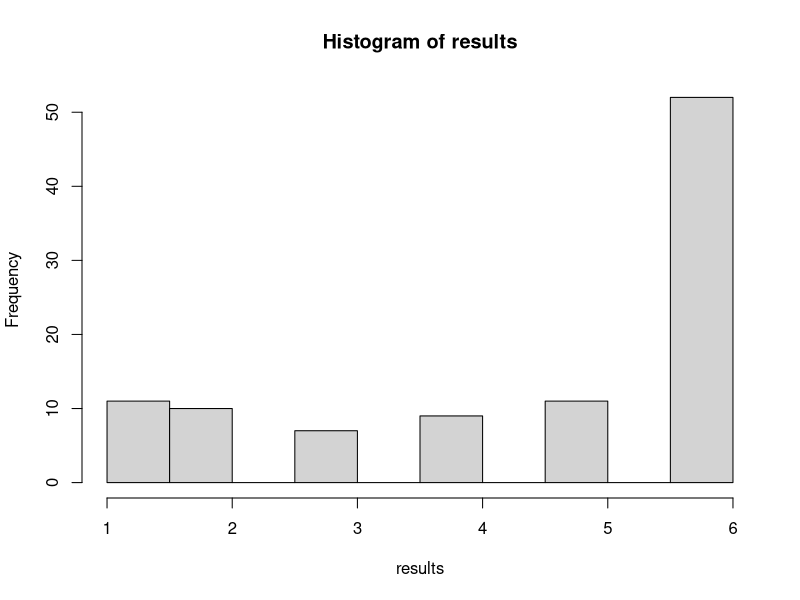

R code for this plot:
roll <- function(faces = 1:6, num_of_dice = 1) {
  dice <- sample(x = faces, size = num_of_dice, replace = TRUE, 
                 probabilities_vector <- c(0.1, 0.1, 0.1, 0.1, 0.1, 0.5))
  sum(dice)
}

results <- replicate(n = 100, expr = roll(), simplify=TRUE)
hist(results)
